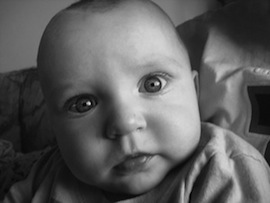
//> input picture opencv/photo.jpg, 270 x 203 px
$ ./Connected_Components photo.jpg out.png   (built with g++ and OpenCV 4)
//> lines starting //> are read from the running program, lines starting //| are printed output that depends on the picture; after the words box and inside, x2 and y2 are one past the last pixel; in counts of white or black regions, pixels touching at a corner belong together
#include <cv.h>
#include <cvaux.h>
#include <highgui.h>

#include <iostream>
#include <vector>

using namespace cv;
using namespace std;

/*  a very basic DFS implementation of the connected components */
/*  algorithm.                                                  */
vector<vector<Point> > Connected_Components( Mat const& image ){

   //misc parameters
   Mat map( image.size(), CV_8UC1);
   map = uchar(255);

   //create list
   vector<vector<Point> > list;
   list.clear();

   //create new queue
   vector<Point> part;
   vector<Point> queue;
   Point pos, pnt, new_pnt;

   //iterate through map
   for(int i=0; i<map.rows-1; i++){
      for(int j=0; j<map.cols-1; j++){

         //check if both image and map are white
         if( image.at<uchar>(i,j) == uchar(255) && map.at<uchar>(i,j) == uchar(255) ){

            //find components, add new point to queue
            queue.clear();
            queue.push_back(Point(j,i));

            //start of dfs
            while(!queue.empty()){

               //get next point on queue
               pos = queue.back();
               queue.pop_back();

               //insert point into blob list
               part.push_back( pos );

               //mark map as 'read'
               map.at<uchar>(pos) = uchar(100);

               //Iterate Through Neighbors
               for(int m=pos.y-1; m <= pos.y+1; m++){
                  for(int n=pos.x-1; n <= pos.x+1; n++){

                     //make sure pixel is in the image
                     if((!(m == pos.y && n == pos.x)) && m >= 0 && n >= 0 && m < map.rows-1 && n < map.cols-1){

                        //If pixel and map are both white
                        if( image.at<uchar>(m,n) == 255 && map.at<uchar>(m,n) == 255){

                           //Tag Point
                           map.at<uchar>(m,n) = float(100);

                           //add point to queue
                           queue.push_back(Point(n,m));
                        }
                     }
                  }
               }
            }//end of while loop

            //add part to list
            list.push_back(part);

            //clear temp storage
            part.clear();
         }
      }
   }

   //return regions
   return list;
}


int main( int argc, char* argv[ ] ){

   //load image
   if( argc < 3 ){
      cout << "usage: ./Flood_Fill <input_image> <output_image>" << endl;
      return 0;
   }
   Mat imagein = imread( argv[1], 0);
//> imagein is the input picture: 203 rows x 270 cols, CV_8UC1; min 0, max 222, mean 93.2

   //create region list
   vector<vector<Point> > regions;

   //threshold image into binary image
   threshold( imagein, imagein, 50, 255, THRESH_BINARY_INV );
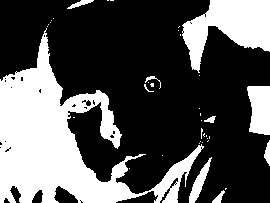
//> imagein: 203 rows x 270 cols, CV_8UC1; 33.1% white; 39 white regions (29 under 20 px), largest, box (x1, y1, x2, y2) and area: (0, 28, 204, 203) 12934, (182, 0, 270, 73) 3463, (247, 86, 270, 135) 956

   //compute connected components
   regions = Connected_Components( imagein );
//> the loop in Connected_Components, `for(int i=0; i<map.rows-1; i++)` made 202 passes
//> pos on passes 1 to 3: Point(211, 0), Point(211, 0), Point(211, 0)
//> after the loop in Connected_Components, `for(int i=0; i<map.rows-1; i++)`:
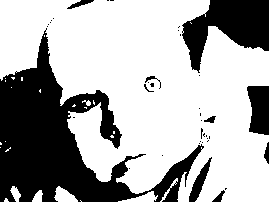
//> map: 203 rows x 270 cols, CV_8UC1; values 100 (black) and 255 (white), 67.3% white; 39 black regions (29 under 20 px)
//> after the loop in Connected_Components, `for(int i=0; i<map.rows-1; i++)`: pos = Point(222, 191); list = 39 contours, 37 with area under 20; largest, box (x1, y1, x2, y2) and area: (0, 28, 204, 202) 63, (189, 157, 212, 202) 24
//> regions has the same summary as list in Connected_Components

   cout << "found " << (int)regions.size() << endl;
//| found 39

   //output each detected region
   Mat imageout = imread( argv[1] );
   for(size_t i=0; i<regions.size(); i++)
      for(size_t j=0; j<regions[i].size(); j++)
         imageout.at<Vec3b>(regions[i][j]) = Vec3b(0,255,0);
//> this loop made 39 passes
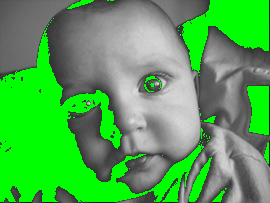
//> imageout: 203 rows x 270 cols, CV_8UC3; mean B, G, R 82.8, 166.2, 82.8

   //write data
   imwrite(argv[2], imageout);

   return 0;
}

$ run again, on opencv/002.jpg
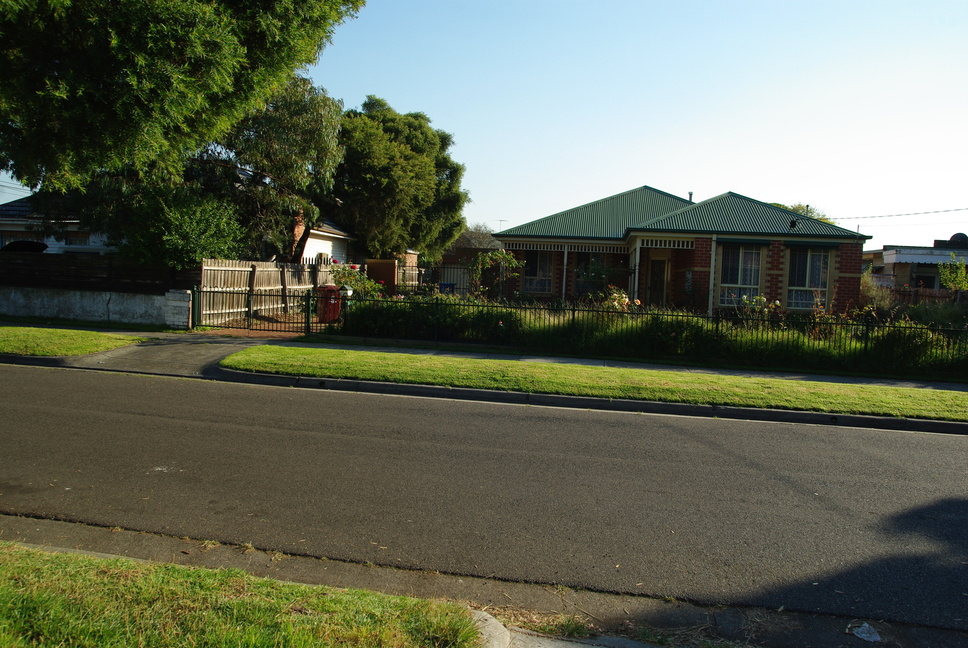
//> input picture opencv/002.jpg, 968 x 648 px
//> `threshold( imagein, imagein, 50, 255, THRESH_BINARY_INV );`:
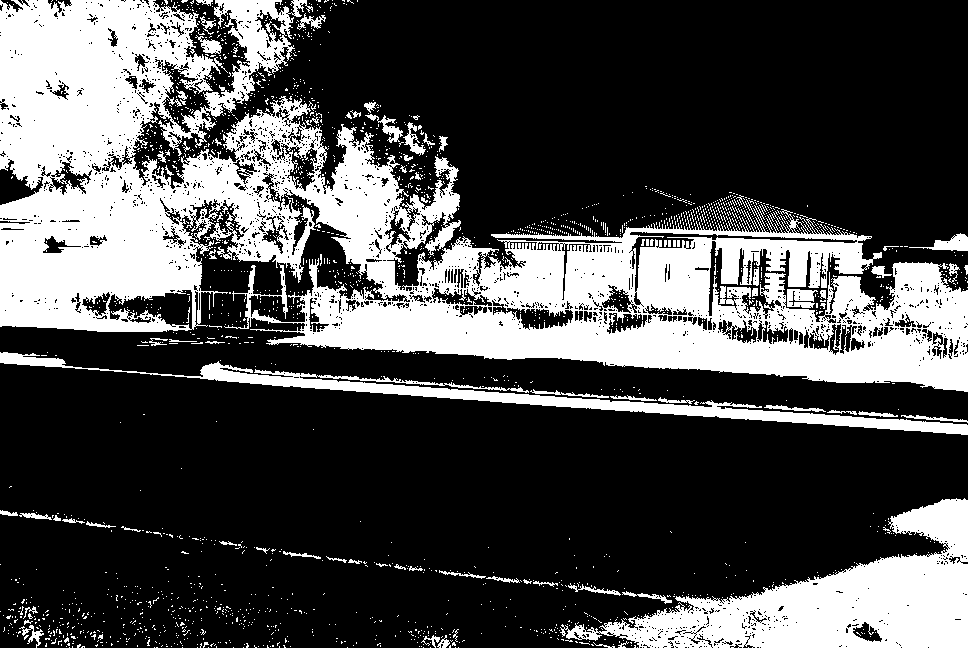
//> imagein: 648 rows x 968 cols, CV_8UC1; 30.1% white; 2046 white regions (1963 under 20 px), largest, box (x1, y1, x2, y2) and area: (0, 0, 968, 392) 143352, (560, 498, 968, 648) 24561, (0, 352, 968, 435) 9589
//> the loop in Connected_Components, `for(int i=0; i<map.rows-1; i++)` made 647 passes
//> pos on passes 1 to 3: Point(357, 1), Point(357, 1), Point(285, 2)
//> after the loop in Connected_Components, `for(int i=0; i<map.rows-1; i++)`: pos = Point(624, 646); list = 2031 contours, 2011 with area under 20; largest, box (x1, y1, x2, y2) and area: (0, 0, 967, 392) 1727, (0, 352, 967, 435) 1186, (560, 498, 967, 647) 108, (530, 389, 609, 398) 74, (901, 415, 967, 422) 70
//> regions has the same summary as list in Connected_Components
//| found 2031
//> imageout is the input picture: 648 rows x 968 cols, CV_8UC3; mean B, G, R 86.1, 103.3, 98.2
//> after the loop `for(size_t i=0; i<regions.size(); i++)`:
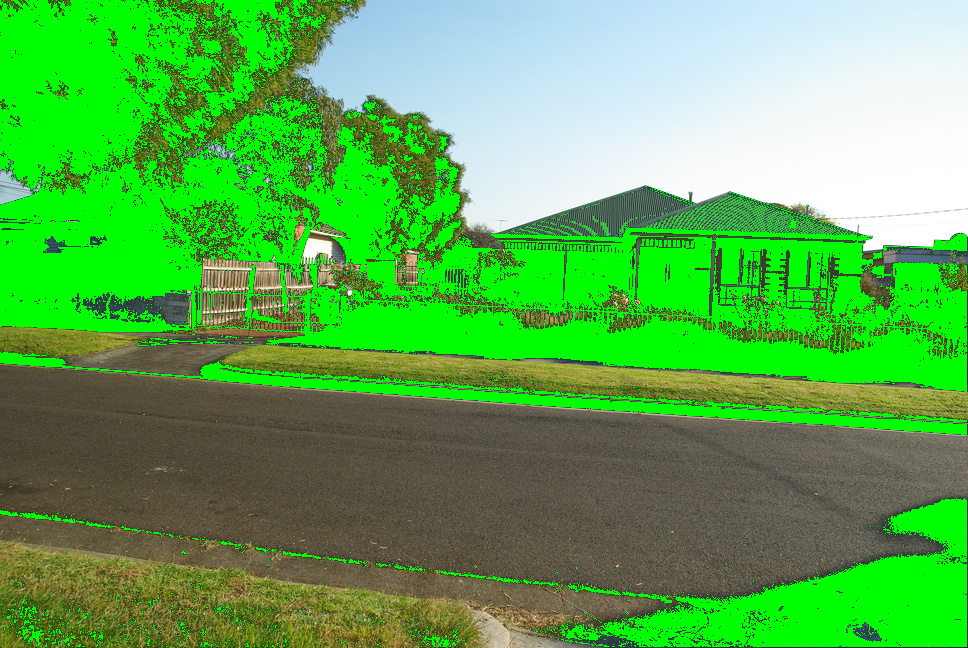
//> imageout: 648 rows x 968 cols, CV_8UC3; mean B, G, R 80.5, 171.7, 91.7

$ run again, on opencv/003.jpg
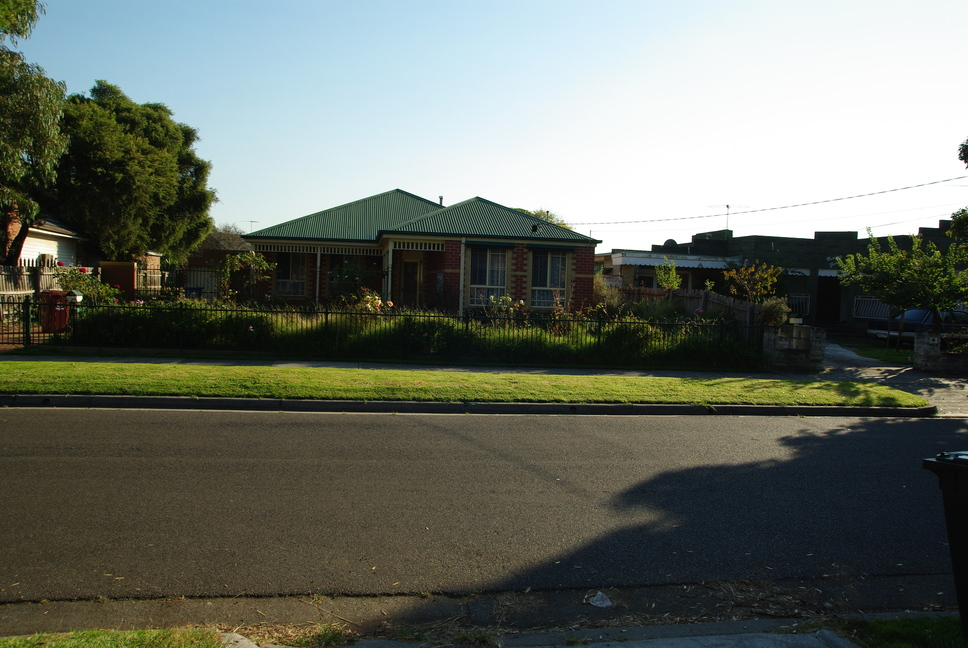
//> input picture opencv/003.jpg, 968 x 648 px
//> `threshold( imagein, imagein, 50, 255, THRESH_BINARY_INV );`:
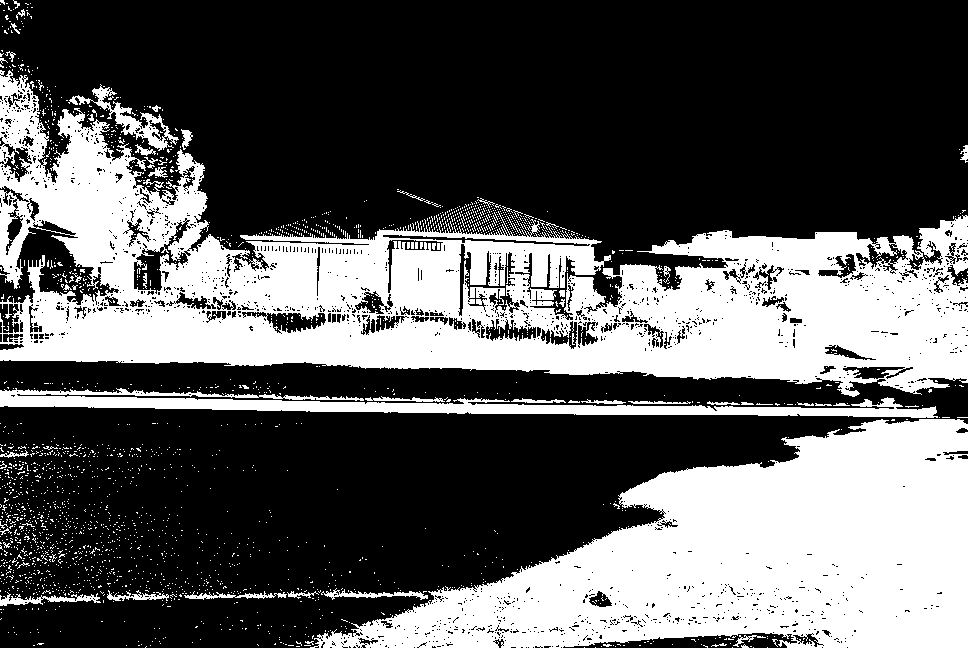
//> imagein: 648 rows x 968 cols, CV_8UC1; 36.2% white; 2241 white regions (2188 under 20 px), largest, box (x1, y1, x2, y2) and area: (0, 70, 968, 397) 123232, (310, 419, 968, 648) 82861, (0, 388, 938, 418) 10698
//> the loop in Connected_Components, `for(int i=0; i<map.rows-1; i++)` made 647 passes
//> pos on passes 1 to 3: Point(15, 1), Point(15, 1), Point(15, 1)
//> after the loop in Connected_Components, `for(int i=0; i<map.rows-1; i++)`: pos = Point(751, 646); list = 2235 contours, 2219 with area under 20; largest, box (x1, y1, x2, y2) and area: (0, 388, 938, 418) 988, (0, 70, 967, 397) 897, (628, 401, 691, 404) 69, (0, 592, 101, 606) 65, (365, 396, 445, 402) 56
//> regions has the same summary as list in Connected_Components
//| found 2235
//> imageout is the input picture: 648 rows x 968 cols, CV_8UC3; mean B, G, R 100.8, 110.2, 105
//> after the loop `for(size_t i=0; i<regions.size(); i++)`:
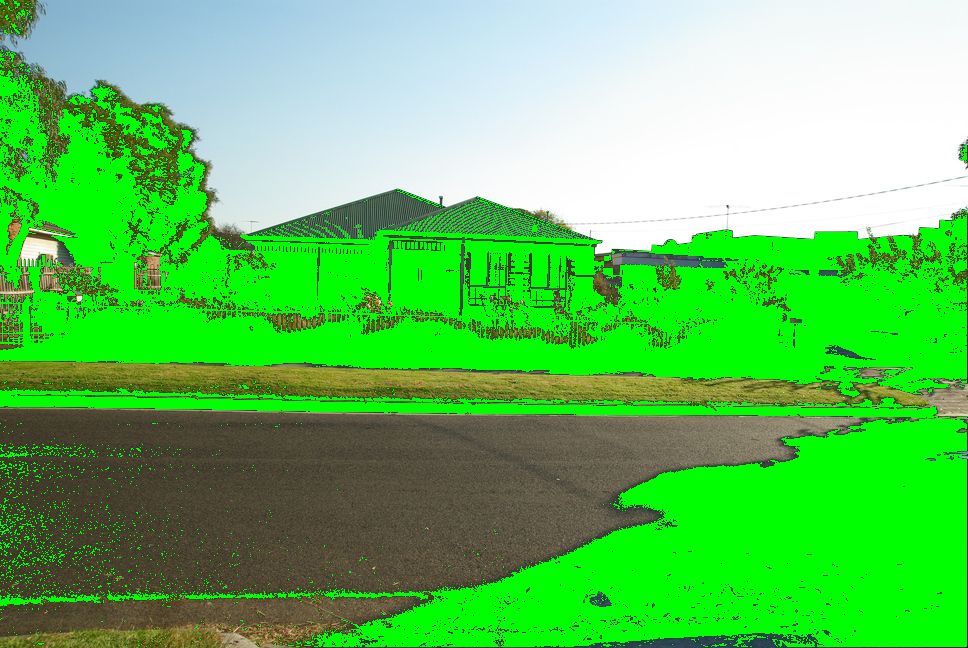
//> imageout: 648 rows x 968 cols, CV_8UC3; mean B, G, R 92.3, 192.6, 96.9

$ run again, on opencv/004.jpg
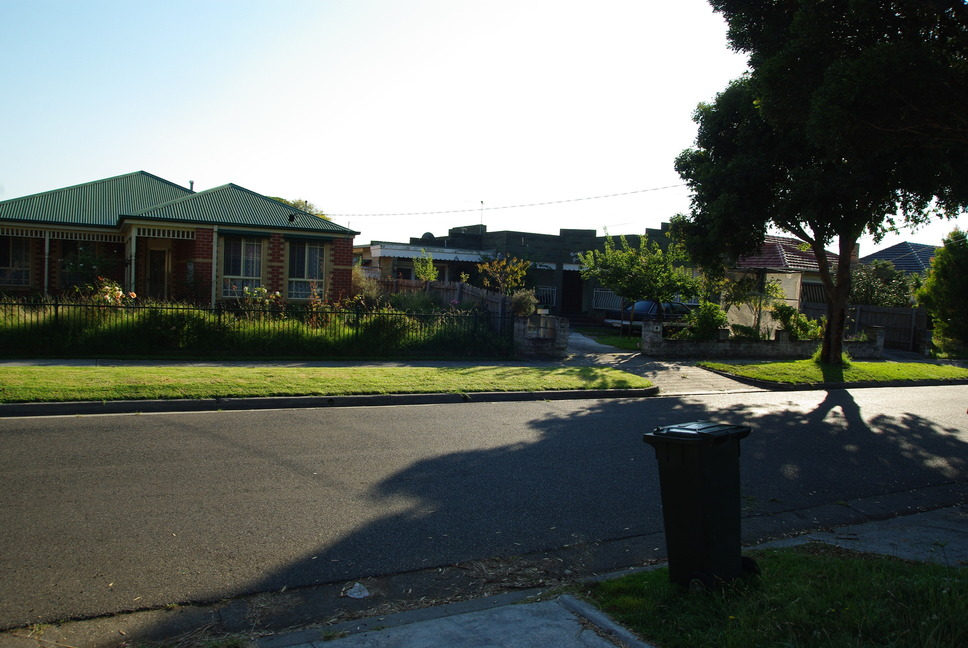
//> input picture opencv/004.jpg, 968 x 648 px
//> `threshold( imagein, imagein, 50, 255, THRESH_BINARY_INV );`:
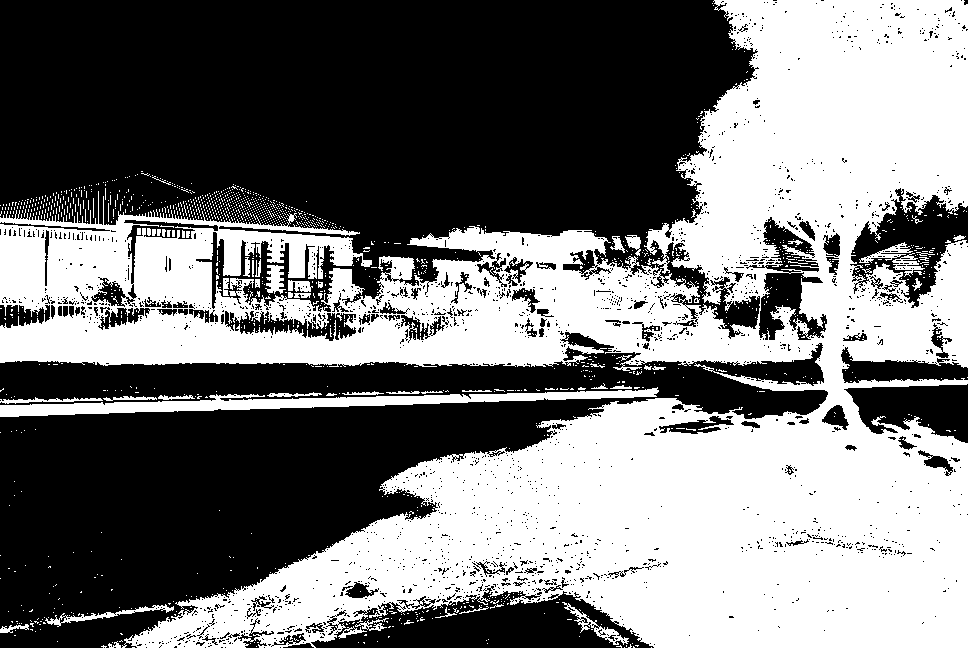
//> imagein: 648 rows x 968 cols, CV_8UC1; 46.9% white; 1492 white regions (1433 under 20 px), largest, box (x1, y1, x2, y2) and area: (0, 0, 968, 648) 279610, (0, 387, 659, 417) 6278, (45, 604, 174, 627) 550
//> the loop in Connected_Components, `for(int i=0; i<map.rows-1; i++)` made 647 passes
//> pos on passes 1 to 3: Point(715, 0), Point(715, 0), Point(715, 0)
//> after the loop in Connected_Components, `for(int i=0; i<map.rows-1; i++)`: pos = Point(633, 646); list = 1489 contours, 1479 with area under 20; largest, box (x1, y1, x2, y2) and area: (0, 0, 967, 647) 598, (0, 387, 659, 417) 326, (0, 397, 103, 404) 56, (45, 604, 174, 627) 42, (267, 392, 322, 397) 36
//> regions has the same summary as list in Connected_Components
//| found 1489
//> imageout is the input picture: 648 rows x 968 cols, CV_8UC3; mean B, G, R 97, 103, 97.2
//> after the loop `for(size_t i=0; i<regions.size(); i++)`:
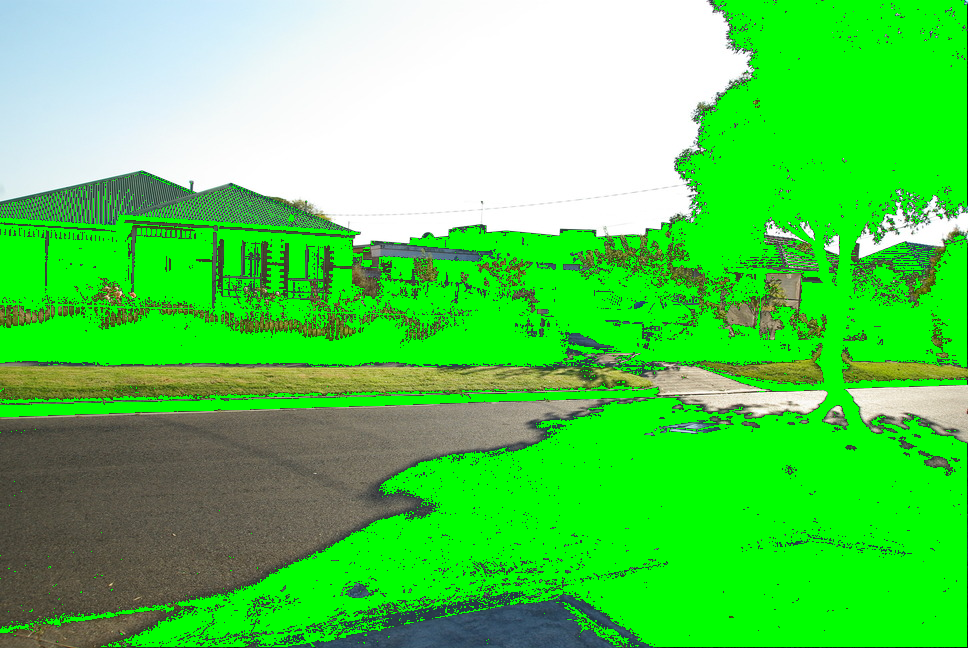
//> imageout: 648 rows x 968 cols, CV_8UC3; mean B, G, R 84.5, 209.4, 87.5
